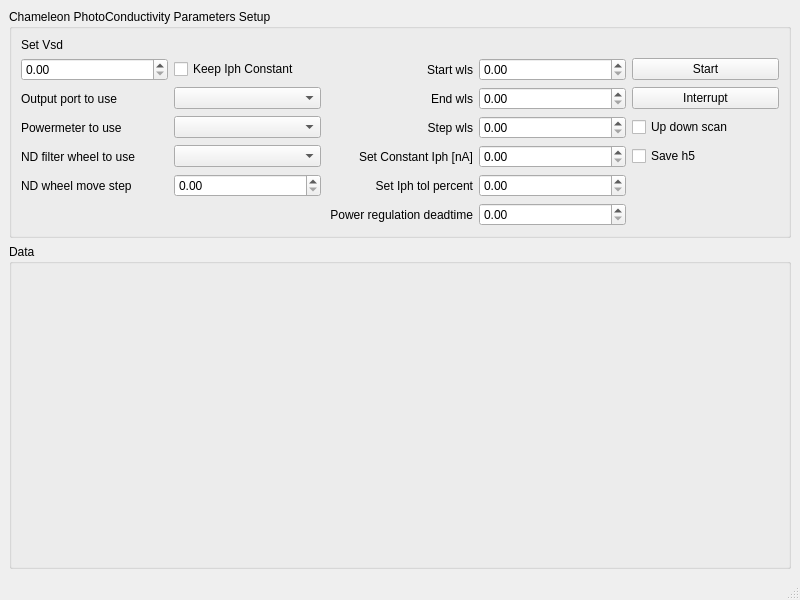
<?xml version="1.0" encoding="UTF-8"?>
<ui version="4.0">
 <class>APDOptmizerWindow</class>
 <widget class="QMainWindow" name="APDOptmizerWindow">
  <property name="geometry">
   <rect>
    <x>0</x>
    <y>0</y>
    <width>800</width>
    <height>600</height>
   </rect>
  </property>
  <property name="windowTitle">
   <string>APD Optimizer</string>
  </property>
  <widget class="QWidget" name="centralwidget">
   <layout class="QVBoxLayout" name="verticalLayout" stretch="0,1">
    <item>
     <widget class="QGroupBox" name="control_groupBox">
      <property name="title">
       <string>Chameleon PhotoConductivity Parameters Setup</string>
      </property>
      <layout class="QGridLayout" name="gridLayout">
       <item row="3" column="5">
        <widget class="QPushButton" name="start_pushButton">
         <property name="text">
          <string>Start</string>
         </property>
        </widget>
       </item>
       <item row="3" column="4">
        <widget class="QDoubleSpinBox" name="start_wls_doubleSpinBox"/>
       </item>
       <item row="4" column="1">
        <widget class="QComboBox" name="output_port_comboBox"/>
       </item>
       <item row="3" column="1">
        <widget class="QCheckBox" name="constant_Iph_checkBox">
         <property name="text">
          <string>Keep Iph Constant</string>
         </property>
        </widget>
       </item>
       <item row="3" column="3">
        <widget class="QLabel" name="label_4">
         <property name="text">
          <string>Start wls</string>
         </property>
         <property name="alignment">
          <set>Qt::AlignRight|Qt::AlignTrailing|Qt::AlignVCenter</set>
         </property>
        </widget>
       </item>
       <item row="5" column="1">
        <widget class="QComboBox" name="powermeter_choice_comboBox"/>
       </item>
       <item row="4" column="0">
        <widget class="QLabel" name="label_2">
         <property name="text">
          <string>Output port to use</string>
         </property>
        </widget>
       </item>
       <item row="5" column="0">
        <widget class="QLabel" name="label_7">
         <property name="text">
          <string>Powermeter to use</string>
         </property>
        </widget>
       </item>
       <item row="4" column="3">
        <widget class="QLabel" name="label_5">
         <property name="text">
          <string>End wls</string>
         </property>
         <property name="alignment">
          <set>Qt::AlignRight|Qt::AlignTrailing|Qt::AlignVCenter</set>
         </property>
        </widget>
       </item>
       <item row="5" column="4">
        <widget class="QDoubleSpinBox" name="step_wls_doubleSpinBox"/>
       </item>
       <item row="4" column="4">
        <widget class="QDoubleSpinBox" name="end_wls_doubleSpinBox"/>
       </item>
       <item row="5" column="3">
        <widget class="QLabel" name="label_6">
         <property name="text">
          <string>Step wls</string>
         </property>
         <property name="alignment">
          <set>Qt::AlignRight|Qt::AlignTrailing|Qt::AlignVCenter</set>
         </property>
        </widget>
       </item>
       <item row="4" column="5">
        <widget class="QPushButton" name="interrupt_pushButton">
         <property name="text">
          <string>Interrupt</string>
         </property>
        </widget>
       </item>
       <item row="6" column="0">
        <widget class="QLabel" name="label_8">
         <property name="text">
          <string>ND filter wheel to use</string>
         </property>
        </widget>
       </item>
       <item row="6" column="1">
        <widget class="QComboBox" name="ND_filter_choice_comboBox"/>
       </item>
       <item row="5" column="5">
        <widget class="QCheckBox" name="up_down_scan_checkBox">
         <property name="text">
          <string>Up down scan</string>
         </property>
        </widget>
       </item>
       <item row="6" column="5">
        <widget class="QCheckBox" name="save_h5_checkBox">
         <property name="text">
          <string>Save h5</string>
         </property>
        </widget>
       </item>
       <item row="6" column="4">
        <widget class="QDoubleSpinBox" name="set_constant_Iph_doubleSpinBox"/>
       </item>
       <item row="6" column="3">
        <widget class="QLabel" name="label_3">
         <property name="text">
          <string>Set Constant Iph [nA]</string>
         </property>
         <property name="alignment">
          <set>Qt::AlignRight|Qt::AlignTrailing|Qt::AlignVCenter</set>
         </property>
        </widget>
       </item>
       <item row="9" column="0">
        <widget class="QLabel" name="label_9">
         <property name="text">
          <string>ND wheel move step</string>
         </property>
        </widget>
       </item>
       <item row="9" column="1">
        <widget class="QDoubleSpinBox" name="pw_move_steps_doubleSpinBox"/>
       </item>
       <item row="9" column="3">
        <widget class="QLabel" name="label_10">
         <property name="text">
          <string>Set Iph tol percent</string>
         </property>
         <property name="alignment">
          <set>Qt::AlignRight|Qt::AlignTrailing|Qt::AlignVCenter</set>
         </property>
        </widget>
       </item>
       <item row="10" column="3">
        <widget class="QLabel" name="label_11">
         <property name="text">
          <string>Power regulation deadtime</string>
         </property>
         <property name="alignment">
          <set>Qt::AlignRight|Qt::AlignTrailing|Qt::AlignVCenter</set>
         </property>
        </widget>
       </item>
       <item row="9" column="4">
        <widget class="QDoubleSpinBox" name="set_Iph_tol_percent_doubleSpinBox"/>
       </item>
       <item row="10" column="4">
        <widget class="QDoubleSpinBox" name="power_reg_deadtime_doubleSpinBox"/>
       </item>
       <item row="3" column="0">
        <widget class="QDoubleSpinBox" name="Vsd_doubleSpinBox"/>
       </item>
       <item row="0" column="0">
        <widget class="QLabel" name="label">
         <property name="text">
          <string>Set Vsd</string>
         </property>
        </widget>
       </item>
      </layout>
     </widget>
    </item>
    <item>
     <widget class="QGroupBox" name="plot_groupBox">
      <property name="title">
       <string>Data</string>
      </property>
      <layout class="QVBoxLayout" name="verticalLayout_2"/>
     </widget>
    </item>
   </layout>
  </widget>
  <widget class="QMenuBar" name="menubar">
   <property name="geometry">
    <rect>
     <x>0</x>
     <y>0</y>
     <width>800</width>
     <height>21</height>
    </rect>
   </property>
  </widget>
  <widget class="QStatusBar" name="statusbar"/>
 </widget>
 <resources/>
 <connections/>
</ui>
